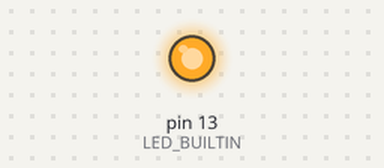
The sketch below on a simulated Arduino Uno, built with avr-gcc and run on an emulated ATmega328P. Shown: output pins drawn as LEDs (lit = HIGH).

Above: at 1.0 s.
At 4.5 s:
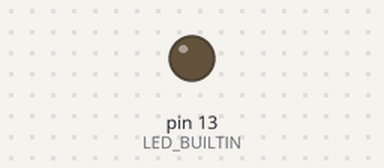
Timing chart, 0 to 9.1 s (numbered marks = the images above):
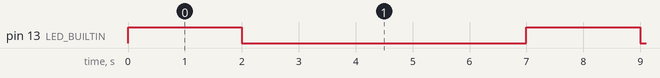

The sketch:

LED_Blink.ino
```cpp
/*
 * Project : Build Your First Robot
 * Program : LED Blink Test
 * Board   : Arduino Uno
 *
 * Description:
 * Blinks the Arduino's built-in LED at one-second intervals.
 *
 * Concepts:
 * - setup() runs once; loop() repeats continuously.
 * - pinMode() configures a pin as an output.
 * - digitalWrite() switches the LED on and off.
 * - delay() pauses execution for milliseconds.
 *
 * Hardware:
 * Arduino Uno built-in LED (digital pin 13).
 * No external components are required.
 */

void setup() {
  // Set the built-in LED pin as an output.
  pinMode(LED_BUILTIN, OUTPUT);
}

void loop() {
  // Turn the LED on and wait one second.
  digitalWrite(LED_BUILTIN, HIGH);
  delay(2000);

  // Turn the LED off and wait one second.
  digitalWrite(LED_BUILTIN, LOW);
  delay(5000);
}
```

Measured:
- by itself, pin 13 (LED_BUILTIN): alternates HIGH for 2.0 s and LOW for 5.0 s
